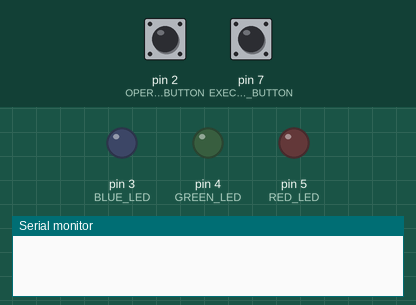
Bench run of a sketch on a simulated Arduino Uno, built with avr-gcc and run on an emulated ATmega328P. Shown: output pins drawn as LEDs (lit = HIGH), the last lines printed to the serial monitor. The test bench sets the inputs (shaded band); at power-on: pin 2 (OPERATION_BUTTON) HIGH, pin 7 (EXECUTE_BUTTON) HIGH.

Above: at 1.2 s.
1.3 s: pin 2 (OPERATION_BUTTON) pulled LOW for 0.15 s
At 2.5 s:
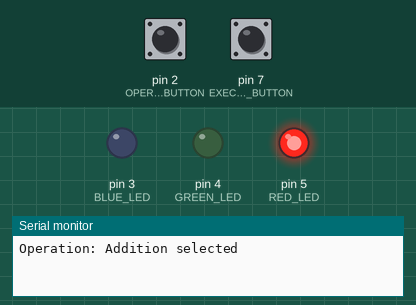
2.9 s: pin 7 (EXECUTE_BUTTON) pulled LOW for 0.15 s
At 3.7 s:
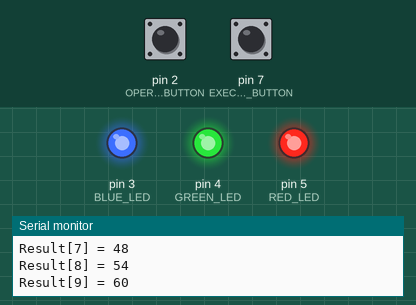
7.0 s: pin 2 (OPERATION_BUTTON) pulled LOW for 1 s
At 8.0 s:
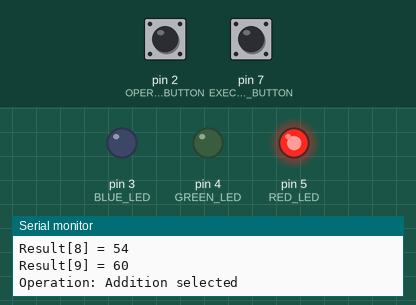
9.5 s: pin 2 (OPERATION_BUTTON) pulled LOW for 0.15 s
At 9.9 s:
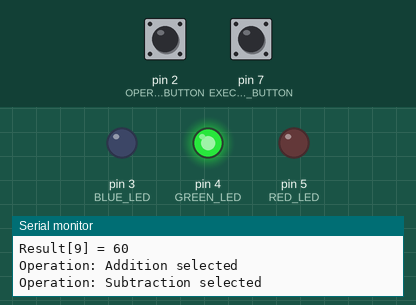
11.1 s: pin 2 (OPERATION_BUTTON) pulled LOW for 3.2 s
At 12.3 s:
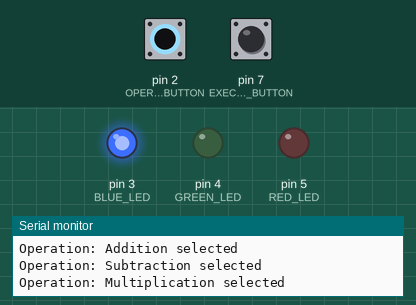
Timing chart, 0 to 14.1 s (numbered marks = the images above; inputs shaded):
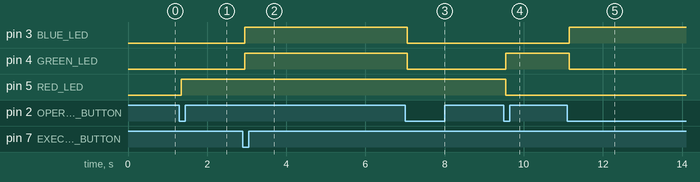

The sketch:

Microcontrollers_Lab1_Q7.ino
```cpp
//Used Claud to help because I got stuck with working the buttons

#define ARRAY_SIZE 10
#define RED_LED 5
#define GREEN_LED 4
#define BLUE_LED 3  // Change to your blue LED pin
#define OPERATION_BUTTON 2
#define EXECUTE_BUTTON 7  // Change to your second button pin

int gArray1[ARRAY_SIZE] = {5, 10, 15, 20, 25, 30, 35, 40, 45, 50};
int gArray2[ARRAY_SIZE] = {1, 2, 3, 4, 5, 6, 7, 8, 9, 10};
int gResultArray[ARRAY_SIZE] = {0};

int gOperationCounter = 0;  // 1=add, 2=subtract, 3=multiply
bool gLastOpButtonState = HIGH;
bool gCurrentOpButtonState = HIGH;
bool gLastExButtonState = HIGH;
bool gCurrentExButtonState = HIGH;

void setup() {
  Serial.begin(9600);

  pinMode(RED_LED, OUTPUT);
  pinMode(GREEN_LED, OUTPUT);
  pinMode(BLUE_LED, OUTPUT);
  pinMode(OPERATION_BUTTON, INPUT_PULLUP);
  pinMode(EXECUTE_BUTTON, INPUT_PULLUP);

  // Start with all LEDs off
  digitalWrite(RED_LED, LOW);
  digitalWrite(GREEN_LED, LOW);
  digitalWrite(BLUE_LED, LOW);
}

void loop() {
  // Read operation button
  gCurrentOpButtonState = digitalRead(OPERATION_BUTTON);

  // Check if operation button was pressed
  if(gLastOpButtonState == HIGH && gCurrentOpButtonState == LOW){
    delay(50);  // Debounce

    gOperationCounter++;

    // Cycle through operations (1, 2, 3, then back to 1)
    if(gOperationCounter > 3){
      gOperationCounter = 1;
    }

    // Turn on appropriate LED based on operation
    digitalWrite(RED_LED, LOW);
    digitalWrite(GREEN_LED, LOW);
    digitalWrite(BLUE_LED, LOW);

    if(gOperationCounter == 1){
      digitalWrite(RED_LED, HIGH);
      Serial.println("Operation: Addition selected");
    }
    else if(gOperationCounter == 2){
      digitalWrite(GREEN_LED, HIGH);
      Serial.println("Operation: Subtraction selected");
    }
    else if(gOperationCounter == 3){
      digitalWrite(BLUE_LED, HIGH);
      Serial.println("Operation: Multiplication selected");
    }
  }

  gLastOpButtonState = gCurrentOpButtonState;

  // Read execute button
  gCurrentExButtonState = digitalRead(EXECUTE_BUTTON);

  // Check if execute button was pressed
  if(gLastExButtonState == HIGH && gCurrentExButtonState == LOW){
    delay(50);  // Debounce

    if(gOperationCounter > 0){
      // Turn off all LEDs
      digitalWrite(RED_LED, LOW);
      digitalWrite(GREEN_LED, LOW);
      digitalWrite(BLUE_LED, LOW);

      Serial.println("Executing operation...");

      // Perform operation on all array elements
      for(int i = 0; i < ARRAY_SIZE; i++){
        if(gOperationCounter == 1){
          gResultArray[i] = gArray1[i] + gArray2[i];
        }
        else if(gOperationCounter == 2){
          gResultArray[i] = gArray1[i] - gArray2[i];
        }
        else if(gOperationCounter == 3){
          gResultArray[i] = gArray1[i] * gArray2[i];
        }
      }

      // Turn on all LEDs when complete
      digitalWrite(RED_LED, HIGH);
      digitalWrite(GREEN_LED, HIGH);
      digitalWrite(BLUE_LED, HIGH);

      Serial.println("Operation complete! Results:");
      for(int i = 0; i < ARRAY_SIZE; i++){
        Serial.print("Result[");
        Serial.print(i);
        Serial.print("] = ");
        Serial.println(gResultArray[i]);
      }

      // Reset operation counter
      gOperationCounter = 0;
    }
    else{
      Serial.println("No operation selected!");
    }
  }

  gLastExButtonState = gCurrentExButtonState;
}
```

Measured:
- after the input at 1.3 s, pin 5 (RED_LED): LOW → HIGH after 0.05 s
- after the input at 2.9 s, pin 3 (BLUE_LED), pin 4 (GREEN_LED): LOW → HIGH after 0.05 s
- after the input at 7.0 s, pin 3 (BLUE_LED), pin 4 (GREEN_LED): HIGH → LOW after 0.05 s
- after the input at 9.5 s, pin 4 (GREEN_LED): LOW → HIGH after 0.05 s; pin 5 (RED_LED): HIGH → LOW after 0.05 s
- after the input at 11.1 s, pin 3 (BLUE_LED): LOW → HIGH after 0.05 s; pin 4 (GREEN_LED): HIGH → LOW after 0.05 s
